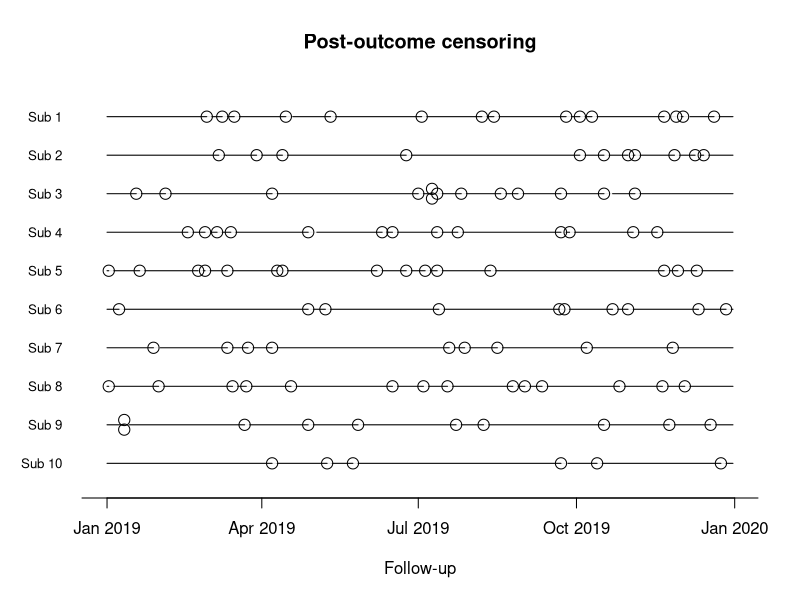

Here is the R script that generated this plot: (Note: this script raises an error after producing the figure.)

#Title: Post-outcome censoring

################################################################################
# Updated version of the R code for the simulation study in:
#
#  "The case time series analysis"
#  Antonio Gasparrini
#  http://www.ag-myresearch.com/2021_gasparrini_epidemiol.html
#
# * The case time series analysis code is available at:
#   https://github.com/gasparrini/CaseTimeSeries
################################################################################

################################################################################
# SIMULATED SCENARIO: POST-OUTCOME CENSORED PERIOD
################################################################################
# Authors: Antonio Gasparrini, Andrea Portt
################################################################################

#This code has been revised from the 2021 publication to account for outcome-dependent follow-up to 
#simulate a post-outcome censored period. 
#It is based on Scenario 12 from the Case time series 2021 publication. 

#This is done by setting the outcome variable to NA in the period 1-10 days after an event.

###################################

# PACKAGES
library(splines)
library(gnm); library(survival)
library(data.table) ; library(scales)
library(foreach) ; library(doParallel)

# SET SEED
set.seed(13041975)

# SET SIMULATION SETTINGS
nsim <- 500

# SET PARAMETERS: NUMBER OF SUBJECTS, FOLLOW-UP, TIME VARIABLES
n <- 500
dstart <- as.Date("2019-01-01")
dend <- as.Date("2019-12-31")
date <- seq(dstart, dend, by=1)

################################################################################
# PREPARE THE DATA

# GENERATE DATASET
data <- data.table(id = factor(rep(seq(n), each=length(date))), date = date)

# TRUE EFFECT OF EXPOSURE EPISODE
# AP: Strongest point estimate is around 1.09 for ozone, so this is a healthy 
# over-estimation of risk, which will give a generous/cautious estimate 
#of bias
beta <- log(1.15)

################################################################################
# EXAMPLE

# SIMULATE EXPOSURE EPISODES (10% OF TIMES)
nexp <- round(length(date)*0.1)
data[, x := seq(length(date)) %in% sample(length(date), nexp) + 0, by=id]

# DEFINE EXPOSURE HISTORY AND THE CUMULATED EXPOSURE OVER LAG TIMES 0-3
exphist <- as.matrix(data[, shift(x, 0:3, fill=0), by=id][,2:5])
data$cumexp <- rowSums(exphist)

# COMPUTE RISK ASSOCIATED WITH EXPOSURE
data$rrexp <- exp(data$cumexp*beta)

# SIMULATE THE OUTCOME (5-20 EVENTS)
# per individual
data[, y := rmultinom(1, sample(5:20, 1), prob=rrexp), by=id]

# SIMULATE CENSORED PERIOD AFTER OUTCOME
#change so that there are only 2 days of censoring
ind <- rowSums(data[, shift(y, 1:10, fill=0), by=id][,2:3]) > 0
data$y[ind] <- NA

# PLOT
plot(date, date, ylim=c(0.5,10+0.5), yaxt="n", ylab="", xlab="Follow-up",
  frame.plot=F, main="Post-outcome censoring")
axis(1, at=range(date)+c(-500,500), labels=F, lwd.ticks=0)
axis(2, at=rev(seq(10)), labels=paste("Sub",seq(10)), cex.axis=0.8, lwd=0, las=1)
for(i in seq(10)) {
  sub <- subset(data, id==rev(seq(10))[i])
  lines(date, rep(i, length(date)), col=grey(0.9))
  lines(date, ifelse(is.na(sub$y), NA, i))
  for(t in seq(length(sub$date))[!is.na(sub$y) & sub$y>0]) {
    points(rep(sub$date[t], sub$y[t]), i+(seq(sub$y[t])-mean(seq(sub$y[t])))/4,
      pch=1, cex=1.5, bg=2)
  }
}

# RUN THE MODEL
mod <- gnm(y ~ cumexp, eliminate=id, data=data, family="poisson")

# ESTIMATED EFFECT
beta ; coef(mod)[[1]]

################################################################################
# SIMULATIONS

# SET THE PARALLELIZATION
ncores <- detectCores()
cl <- makeCluster(max(1,ncores-2))
registerDoParallel(cl)

# ITERATIONS USING FOREACH
pkg <- c("splines","gnm","survival","data.table")
eff <- foreach(i=seq(nsim), .packages=pkg, .combine=rbind) %dopar% {
  
  # SET SEED
  set.seed(13041975+i)
  
  # SIMULATE EXPOSURE, RISKS, OUTCOME (AS ABOVE)
  data[, x := seq(length(date)) %in% sample(length(date), nexp) + 0, by=id]
  exphist <- as.matrix(data[, shift(x, 0:3, fill=0), by=id][,2:5])
  data$cumexp <- rowSums(exphist)
  data$rrexp <- exp(data$cumexp*beta)
  data[, y := rmultinom(1, sample(5:20, 1), prob=rrexp), by=id]
  
  # SIMULATE CENSORED PERIOD AFTER OUTCOME
  ind <- rowSums(data[, shift(y, 1:10, fill=0), by=id][,2:3]) > 0
  data$y[ind] <- NA
  
  # RUN THE MODEL AND EXTRACT COEF-VCOV-CI
  mod <- gnm(y ~ cumexp, eliminate=id, data=data, family="poisson")
  coef <- coef(mod)[[1]]
  vcov <- as.matrix(vcov(mod))[1,1]
  cilow <- (coef-qnorm(0.975)*sqrt(vcov)) 
  cihigh <- (coef+qnorm(0.975)*sqrt(vcov))
  
  # STORE THE RESULTS
  cbind(est = coef, cov = cilow < beta & cihigh > beta)
}

# STOP CLUSTER
stopCluster(cl)

################################################################################
# RESULTS

# RELATIVE BIAS (%)
(bias <- (mean(eff[,1])-beta)/beta * 100)
#0.05624837


# COVERAGE
# ratio of times the CI overlaps the true value
(cov <- mean(eff[,2]))
#0.938

# RELATIVE RMSE (%) 
#root mean square error - standard deviation of the residuals (prediction errors). 
# How concentrated the data points are around the regression line
(rmse <- sqrt(mean((eff[,1]-beta)^2))/beta * 100)
# 16.13292
